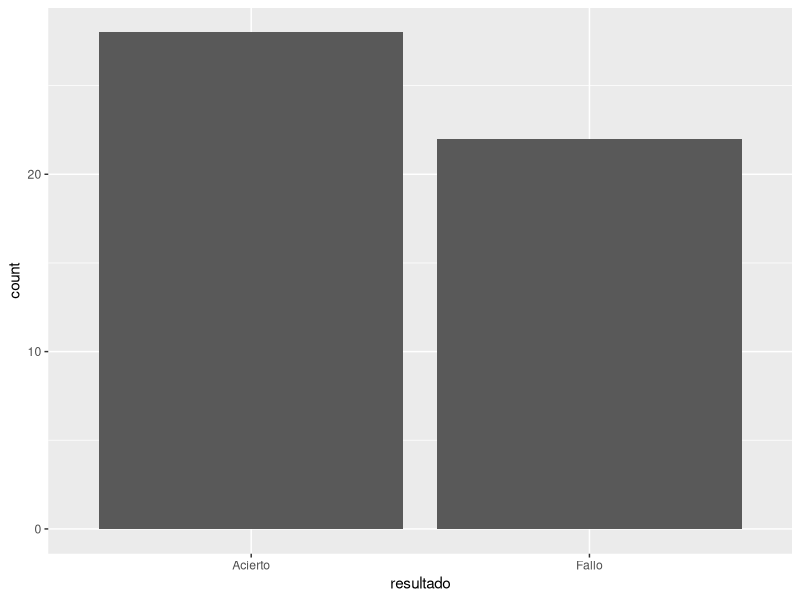
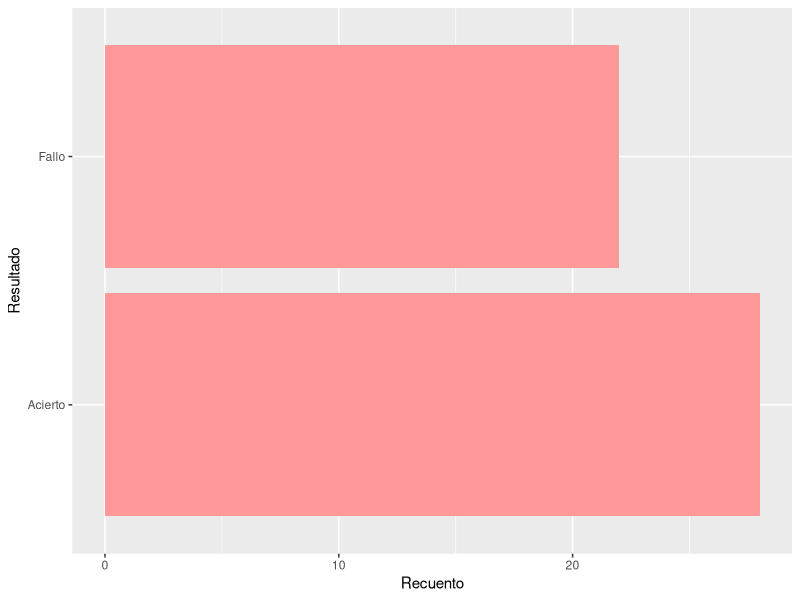

Here is the R script that generated these plots, in order:
datos <- read.csv("baloncesto.csv")
View(datos) #se abrira una nueva pestaña 
muestra <- datos$resultado
print(muestra)
recuentos <- table(muestra)
print(recuentos) #es el recuento de todos los aciertos y los fallos de la tabla
proporciones <- prop.table(recuentos)
proporciones #otra manera de pintar las proporciones
porcentajes <- 100*proporciones
porcentajes
library(ggplot2)
library(ggplot2)
ggplot(
  data = datos,
  mapping = aes(x = resultado)
) +
  geom_bar()
ggplot(
  data = datos,
  mapping = aes(x = resultado)
) +
  geom_bar(fill="#FF9999") +
  xlab("Resultado") +
  ylab("Recuento") +
  coord_flip()
binom.test(
  x = 28,
  n = 50,
  p = 0.75,
  alternative = "less"
)
pbinom(28, 50, 0.75)
